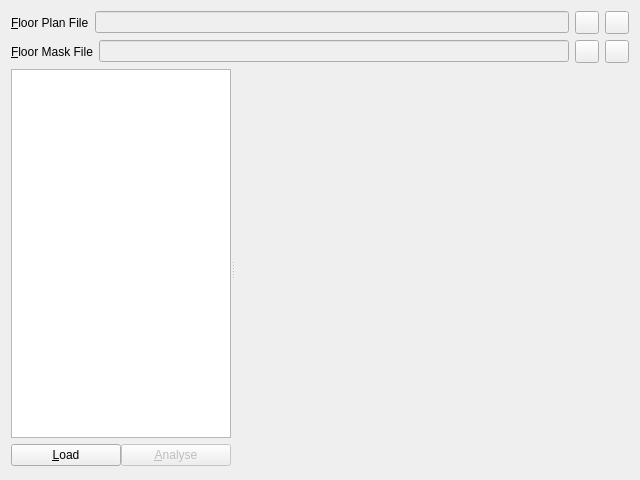
<?xml version="1.0" encoding="UTF-8"?>
<ui version="4.0">
 <class>AnalyseResultsWidget</class>
 <widget class="QWidget" name="AnalyseResultsWidget">
  <property name="geometry">
   <rect>
    <x>0</x>
    <y>0</y>
    <width>640</width>
    <height>480</height>
   </rect>
  </property>
  <property name="windowTitle">
   <string>Form</string>
  </property>
  <layout class="QVBoxLayout" name="verticalLayout_1">
   <item>
    <layout class="QHBoxLayout" name="horizontalLayout_floor_plan_file">
     <item>
      <widget class="QLabel" name="floor_plan_file_label">
       <property name="text">
        <string>&amp;Floor Plan File</string>
       </property>
       <property name="buddy">
        <cstring>m_floorPlanFileNameEdit</cstring>
       </property>
      </widget>
     </item>
     <item>
      <widget class="QLineEdit" name="m_floorPlanFileNameEdit">
       <property name="enabled">
        <bool>false</bool>
       </property>
      </widget>
     </item>
     <item>
      <widget class="QToolButton" name="m_browsePlanBtn">
       <property name="enabled">
        <bool>true</bool>
       </property>
       <property name="sizePolicy">
        <sizepolicy hsizetype="Fixed" vsizetype="Fixed">
         <horstretch>1</horstretch>
         <verstretch>0</verstretch>
        </sizepolicy>
       </property>
       <property name="text">
        <string/>
       </property>
       <property name="icon">
        <iconset resource="../../res/resources.qrc">
         <normaloff>:/search.png</normaloff>:/search.png</iconset>
       </property>
       <property name="checkable">
        <bool>false</bool>
       </property>
       <property name="popupMode">
        <enum>QToolButton::InstantPopup</enum>
       </property>
      </widget>
     </item>
     <item>
      <widget class="QToolButton" name="m_clearPlanBtn">
       <property name="enabled">
        <bool>true</bool>
       </property>
       <property name="sizePolicy">
        <sizepolicy hsizetype="Fixed" vsizetype="Fixed">
         <horstretch>1</horstretch>
         <verstretch>0</verstretch>
        </sizepolicy>
       </property>
       <property name="text">
        <string/>
       </property>
       <property name="icon">
        <iconset resource="../../res/resources.qrc">
         <normaloff>:/clear.png</normaloff>:/clear.png</iconset>
       </property>
       <property name="checkable">
        <bool>false</bool>
       </property>
       <property name="popupMode">
        <enum>QToolButton::InstantPopup</enum>
       </property>
      </widget>
     </item>
    </layout>
   </item>
   <item>
    <layout class="QHBoxLayout" name="horizontalLayout_floor_mask_file">
     <item>
      <widget class="QLabel" name="floor_mask_file_label">
       <property name="text">
        <string>&amp;Floor Mask File</string>
       </property>
       <property name="buddy">
        <cstring>m_floorMaskFileNameEdit</cstring>
       </property>
      </widget>
     </item>
     <item>
      <widget class="QLineEdit" name="m_floorMaskFileNameEdit">
       <property name="enabled">
        <bool>false</bool>
       </property>
      </widget>
     </item>
     <item>
      <widget class="QToolButton" name="m_browseMaskBtn">
       <property name="enabled">
        <bool>true</bool>
       </property>
       <property name="sizePolicy">
        <sizepolicy hsizetype="Fixed" vsizetype="Fixed">
         <horstretch>1</horstretch>
         <verstretch>0</verstretch>
        </sizepolicy>
       </property>
       <property name="text">
        <string/>
       </property>
       <property name="icon">
        <iconset resource="../../res/resources.qrc">
         <normaloff>:/search.png</normaloff>:/search.png</iconset>
       </property>
       <property name="checkable">
        <bool>false</bool>
       </property>
       <property name="popupMode">
        <enum>QToolButton::InstantPopup</enum>
       </property>
      </widget>
     </item>
     <item>
      <widget class="QToolButton" name="m_clearMaskBtn">
       <property name="enabled">
        <bool>true</bool>
       </property>
       <property name="sizePolicy">
        <sizepolicy hsizetype="Fixed" vsizetype="Fixed">
         <horstretch>1</horstretch>
         <verstretch>0</verstretch>
        </sizepolicy>
       </property>
       <property name="text">
        <string/>
       </property>
       <property name="icon">
        <iconset resource="../../res/resources.qrc">
         <normaloff>:/clear.png</normaloff>:/clear.png</iconset>
       </property>
       <property name="checkable">
        <bool>false</bool>
       </property>
       <property name="popupMode">
        <enum>QToolButton::InstantPopup</enum>
       </property>
      </widget>
     </item>
    </layout>
   </item>
   <item>
    <layout class="QHBoxLayout" name="horizontalLayout_splitter">
     <item>
      <widget class="QSplitter" name="splitter">
       <property name="sizePolicy">
        <sizepolicy hsizetype="Expanding" vsizetype="Preferred">
         <horstretch>0</horstretch>
         <verstretch>100</verstretch>
        </sizepolicy>
       </property>
       <property name="orientation">
        <enum>Qt::Horizontal</enum>
       </property>
       <widget class="QFrame" name="frame">
        <property name="sizePolicy">
         <sizepolicy hsizetype="Preferred" vsizetype="Preferred">
          <horstretch>1</horstretch>
          <verstretch>0</verstretch>
         </sizepolicy>
        </property>
        <property name="minimumSize">
         <size>
          <width>220</width>
          <height>0</height>
         </size>
        </property>
        <property name="frameShape">
         <enum>QFrame::NoFrame</enum>
        </property>
        <property name="frameShadow">
         <enum>QFrame::Plain</enum>
        </property>
        <property name="lineWidth">
         <number>0</number>
        </property>
        <layout class="QVBoxLayout" name="verticalLayout_2">
         <property name="margin">
          <number>0</number>
         </property>
         <item>
          <widget class="QTableView" name="m_runsTable">
           <property name="sizePolicy">
            <sizepolicy hsizetype="Expanding" vsizetype="Expanding">
             <horstretch>1</horstretch>
             <verstretch>0</verstretch>
            </sizepolicy>
           </property>
           <property name="minimumSize">
            <size>
             <width>150</width>
             <height>0</height>
            </size>
           </property>
           <property name="editTriggers">
            <set>QAbstractItemView::NoEditTriggers</set>
           </property>
           <property name="alternatingRowColors">
            <bool>true</bool>
           </property>
           <property name="selectionMode">
            <enum>QAbstractItemView::SingleSelection</enum>
           </property>
           <property name="selectionBehavior">
            <enum>QAbstractItemView::SelectRows</enum>
           </property>
           <property name="showGrid">
            <bool>true</bool>
           </property>
           <property name="cornerButtonEnabled">
            <bool>true</bool>
           </property>
           <attribute name="horizontalHeaderVisible">
            <bool>true</bool>
           </attribute>
           <attribute name="horizontalHeaderCascadingSectionResizes">
            <bool>false</bool>
           </attribute>
           <attribute name="horizontalHeaderStretchLastSection">
            <bool>true</bool>
           </attribute>
           <attribute name="verticalHeaderVisible">
            <bool>false</bool>
           </attribute>
          </widget>
         </item>
         <item>
          <layout class="QHBoxLayout" name="horizontalLayout_2">
           <property name="spacing">
            <number>0</number>
           </property>
           <property name="leftMargin">
            <number>0</number>
           </property>
           <property name="topMargin">
            <number>0</number>
           </property>
           <property name="rightMargin">
            <number>0</number>
           </property>
           <property name="bottomMargin">
            <number>3</number>
           </property>
           <item>
            <widget class="QPushButton" name="m_loadBtn">
             <property name="enabled">
              <bool>true</bool>
             </property>
             <property name="text">
              <string>&amp;Load</string>
             </property>
            </widget>
           </item>
           <item>
            <widget class="QPushButton" name="m_analyseBtn">
             <property name="enabled">
              <bool>false</bool>
             </property>
             <property name="text">
              <string>&amp;Analyse</string>
             </property>
            </widget>
           </item>
          </layout>
         </item>
        </layout>
       </widget>
       <widget class="TrackView" name="m_trackView" native="true">
        <property name="sizePolicy">
         <sizepolicy hsizetype="Preferred" vsizetype="Preferred">
          <horstretch>100</horstretch>
          <verstretch>100</verstretch>
         </sizepolicy>
        </property>
       </widget>
      </widget>
     </item>
    </layout>
   </item>
  </layout>
 </widget>
 <customwidgets>
  <customwidget>
   <class>TrackView</class>
   <extends>QWidget</extends>
   <header>TrackView.h</header>
   <container>1</container>
  </customwidget>
 </customwidgets>
 <resources>
  <include location="../../res/resources.qrc"/>
 </resources>
 <connections/>
</ui>
